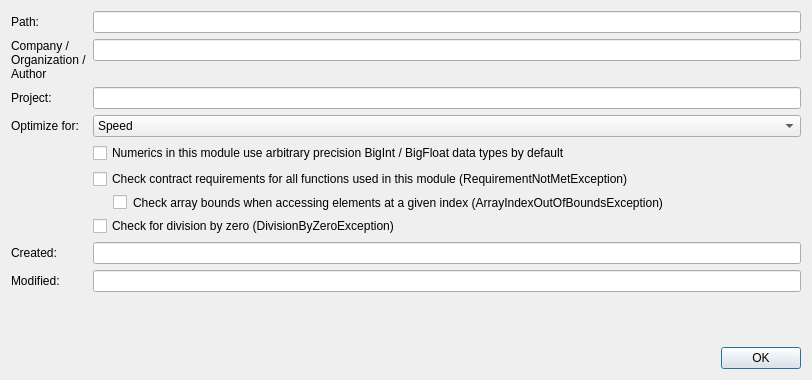
<?xml version="1.0" encoding="UTF-8"?>
<ui version="4.0">
 <class>moduleProperties</class>
 <widget class="QDialog" name="moduleProperties">
  <property name="geometry">
   <rect>
    <x>0</x>
    <y>0</y>
    <width>812</width>
    <height>380</height>
   </rect>
  </property>
  <property name="windowTitle">
   <string>Module properties</string>
  </property>
  <layout class="QVBoxLayout" name="verticalLayout">
   <item>
    <layout class="QFormLayout" name="formLayout_2">
     <property name="fieldGrowthPolicy">
      <enum>QFormLayout::AllNonFixedFieldsGrow</enum>
     </property>
     <item row="0" column="0">
      <widget class="QLabel" name="label">
       <property name="text">
        <string>Path:</string>
       </property>
      </widget>
     </item>
     <item row="0" column="1">
      <widget class="QLineEdit" name="modName">
       <property name="whatsThis">
        <string>This is the path you need to import. Whitespaces are replaced by underscores.</string>
       </property>
       <property name="readOnly">
        <bool>true</bool>
       </property>
      </widget>
     </item>
     <item row="1" column="0">
      <widget class="QLabel" name="label_2">
       <property name="text">
        <string>Company /
Organization /
Author</string>
       </property>
       <property name="wordWrap">
        <bool>true</bool>
       </property>
      </widget>
     </item>
     <item row="1" column="1">
      <widget class="QLineEdit" name="companyName">
       <property name="whatsThis">
        <string>Top level directory name. Usually a short tag for your name.</string>
       </property>
       <property name="readOnly">
        <bool>true</bool>
       </property>
      </widget>
     </item>
     <item row="3" column="0">
      <widget class="QLabel" name="label_5">
       <property name="text">
        <string>Project:</string>
       </property>
      </widget>
     </item>
     <item row="3" column="1">
      <widget class="QLineEdit" name="projectName">
       <property name="whatsThis">
        <string>2nd level of the directory tree. Create a directory inside your top-level directory to create a new project.</string>
       </property>
       <property name="readOnly">
        <bool>true</bool>
       </property>
      </widget>
     </item>
     <item row="6" column="0">
      <widget class="QLabel" name="label_6">
       <property name="text">
        <string>Optimize for:</string>
       </property>
      </widget>
     </item>
     <item row="6" column="1">
      <widget class="QComboBox" name="optimizeFor">
       <item>
        <property name="text">
         <string extracomment="Numerics will be Int and Float">Speed</string>
        </property>
       </item>
       <item>
        <property name="text">
         <string extracomment="Numerics will be BigInt and BigFloat">Correctness</string>
        </property>
       </item>
       <item>
        <property name="text">
         <string>Custom</string>
        </property>
       </item>
      </widget>
     </item>
     <item row="11" column="0">
      <widget class="QLabel" name="label_3">
       <property name="text">
        <string>Created:</string>
       </property>
      </widget>
     </item>
     <item row="11" column="1">
      <widget class="QLineEdit" name="dateCreated"/>
     </item>
     <item row="12" column="0">
      <widget class="QLabel" name="label_4">
       <property name="text">
        <string>Modified:</string>
       </property>
      </widget>
     </item>
     <item row="12" column="1">
      <widget class="QLineEdit" name="dateModified"/>
     </item>
     <item row="9" column="1">
      <widget class="QCheckBox" name="useArrayRequirements">
       <property name="whatsThis">
        <string>check-array-requirements</string>
       </property>
       <property name="styleSheet">
        <string notr="true">padding-left: 20px;</string>
       </property>
       <property name="text">
        <string>Check array bounds when accessing elements at a given index (ArrayIndexOutOfBoundsException)</string>
       </property>
      </widget>
     </item>
     <item row="7" column="1">
      <widget class="QCheckBox" name="useBigInt">
       <property name="whatsThis">
        <string notr="true">use-arbitrary-precision</string>
       </property>
       <property name="text">
        <string>Numerics in this module use arbitrary precision BigInt / BigFloat data types by default</string>
       </property>
      </widget>
     </item>
     <item row="10" column="1">
      <widget class="QCheckBox" name="useDivisionByZeroCheck">
       <property name="text">
        <string>Check for division by zero (DivisionByZeroException)</string>
       </property>
      </widget>
     </item>
     <item row="8" column="1">
      <widget class="QCheckBox" name="useRequirements">
       <property name="whatsThis">
        <string notr="true">check-requirements</string>
       </property>
       <property name="text">
        <string>Check contract requirements for all functions used in this module (RequirementNotMetException)</string>
       </property>
      </widget>
     </item>
    </layout>
   </item>
   <item>
    <widget class="QDialogButtonBox" name="buttonBox">
     <property name="orientation">
      <enum>Qt::Horizontal</enum>
     </property>
     <property name="standardButtons">
      <set>QDialogButtonBox::Ok</set>
     </property>
    </widget>
   </item>
  </layout>
 </widget>
 <resources/>
 <connections>
  <connection>
   <sender>buttonBox</sender>
   <signal>accepted()</signal>
   <receiver>moduleProperties</receiver>
   <slot>accept()</slot>
   <hints>
    <hint type="sourcelabel">
     <x>266</x>
     <y>266</y>
    </hint>
    <hint type="destinationlabel">
     <x>157</x>
     <y>274</y>
    </hint>
   </hints>
  </connection>
  <connection>
   <sender>buttonBox</sender>
   <signal>rejected()</signal>
   <receiver>moduleProperties</receiver>
   <slot>reject()</slot>
   <hints>
    <hint type="sourcelabel">
     <x>334</x>
     <y>266</y>
    </hint>
    <hint type="destinationlabel">
     <x>286</x>
     <y>274</y>
    </hint>
   </hints>
  </connection>
 </connections>
</ui>
